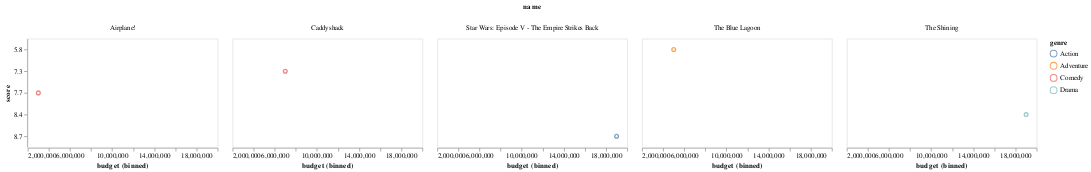

Notebook code cell kept with this figure:
### Code cell
#E.Small multiplies
alt.Chart(top).mark_point().encode(
 alt.X("budget:Q", bin=True),
 alt.Y("score:O"),
 color='genre:N',
 column='name:N'
).properties(width=280, height=160)

### Figure 1 — Vega-Lite specification as saved in the notebook (floating-point values rounded to 4 significant figures)
{"config": {"view": {"continuousWidth": 400, "continuousHeight": 300}}, "data": {"name": "data-fc494424efd829fe2ee8ad128252672b"}, "mark": "point", "encoding": {"color": {"field": "genre", "type": "nominal"}, "column": {"field": "name", "type": "nominal"}, "x": {"bin": true, "field": "budget", "type": "quantitative"}, "y": {"field": "score", "type": "ordinal"}}, "height": 160, "width": 280, "$schema": "https://vega.github.io/schema/vega-lite/v4.17.0.json", "datasets": {"data-fc494424efd829fe2ee8ad128252672b": [{"name": "The Shining", "rating": "R", "genre": "Drama", "year": 1980, "released": "June 13, 1980 (United States)", "score": 8.4, "votes": 927000.0, "director": "Stanley Kubrick", "writer": "Stephen King", "star": "Jack Nicholson", "country": "United Kingdom", "budget": 19000000.0, "gross": 47000000.0, "company": "Warner Bros.", "runtime": 146.0}, {"name": "The Blue Lagoon", "rating": "R", "genre": "Adventure", "year": 1980, "released": "July 2, 1980 (United States)", "score": 5.8, "votes": 65000.0, "director": "Randal Kleiser", "writer": "Henry De Vere Stacpoole", "star": "Brooke Shields", "country": "United States", "budget": 4500000.0, "gross": 58850000.0, "company": "Columbia Pictures", "runtime": 104.0}, {"name": "Star Wars: Episode V - The Empire Strikes Back", "rating": "PG", "genre": "Action", "year": 1980, "released": "June 20, 1980 (United States)", "score": 8.7, "votes": 1200000.0, "director": "Irvin Kershner", "writer": "Leigh Brackett", "star": "Mark Hamill", "country": "United States", "budget": 18000000.0, "gross": 538400000.0, "company": "Lucasfilm", "runtime": 124.0}, {"name": "Airplane!", "rating": "PG", "genre": "Comedy", "year": 1980, "released": "July 2, 1980 (United States)", "score": 7.7, "votes": 221000.0, "director": "Jim Abrahams", "writer": "Jim Abrahams", "star": "Robert Hays", "country": "United States", "budget": 3500000.0, "gross": 83450000.0, "company": "Paramount Pictures", "runtime": 88.0}, {"name": "Caddyshack", "rating": "R", "genre": "Comedy", "year": 1980, "released": "July 25, 1980 (United States)", "score": 7.3, "votes": 108000.0, "director": "Harold Ramis", "writer": "Brian Doyle-Murray", "star": "Chevy Chase", "country": "United States", "budget": 6000000.0, "gross": 39850000.0, "company": "Orion Pictures", "runtime": 98.0}]}}
